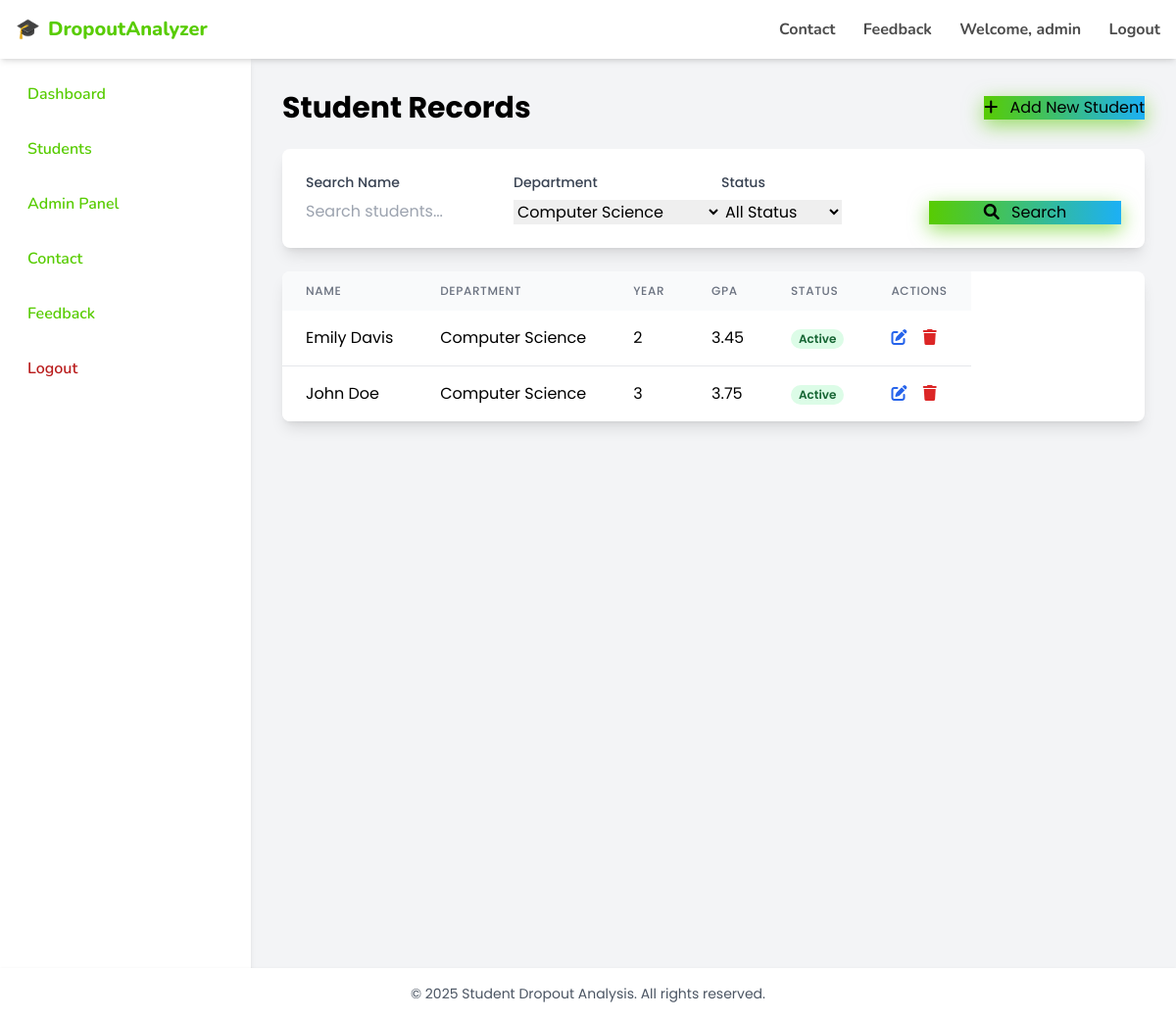
Screenshot of /students/view.php?department=Computer Science (signed in) with the database file from the repository.
### tables this page shows
CREATE TABLE IF NOT EXISTS students (
    id INT AUTO_INCREMENT PRIMARY KEY,
    name VARCHAR(100) NOT NULL,
    department VARCHAR(100) NOT NULL,
    year INT NOT NULL,
    gpa DECIMAL(3,2) NOT NULL,
    attendance_rate DECIMAL(5,2) DEFAULT 100.00,
    status ENUM('Active', 'At Risk', 'Dropped Out') NOT NULL DEFAULT 'Active',
    created_at TIMESTAMP DEFAULT CURRENT_TIMESTAMP,
    updated_at TIMESTAMP DEFAULT CURRENT_TIMESTAMP ON UPDATE CURRENT_TIMESTAMP
);

### students/view.php (the view, shortened to what this page needs)
<?php
require_once "../includes/db.php";
$page = isset($_GET['page']) ? (int)$_GET['page'] : 1;
$records_per_page = 10;
$offset = ($page - 1) * $records_per_page;
$search = isset($_GET['search']) ? $_GET['search'] : '';
$department_filter = isset($_GET['department']) ? $_GET['department'] : '';
$where_conditions = [];
$params = [];
$param_types = '';
if ($department_filter) {
    $where_conditions[] = "department = ?";
    $params[] = $department_filter;
    $param_types .= 's';
}
$where_clause = '';
if (!empty($where_conditions)) {
    $where_clause = "WHERE " . implode(" AND ", $where_conditions);
}
$query = "SELECT * FROM students $where_clause ORDER BY id DESC LIMIT ? OFFSET ?";
$stmt = $conn->prepare($query);
$param_types .= 'ii';
$params[] = $records_per_page;
$params[] = $offset;
$stmt->bind_param($param_types, ...$params);
$stmt->execute();
$result = $stmt->get_result();
$departments = $conn->query("SELECT DISTINCT department FROM students ORDER BY department")->fetch_all(MYSQLI_ASSOC);
?>
<!DOCTYPE html>
<html lang="en">
<head>
    <script src="https://cdn.tailwindcss.com"></script>
    <link rel="stylesheet" href="https://cdnjs.cloudflare.com/ajax/libs/font-awesome/6.0.0-beta3/css/all.min.css" />
    <link rel="stylesheet" href="../assets/css/style.css" />
</head>
<body class="bg-gray-100 min-h-screen">
    <?php include "../components/navbar.php"; ?>
    <div class="flex">
        <?php include "../components/sidebar.php"; ?>
        <main class="flex-1 p-8">
            <div class="flex justify-between items-center mb-6">
                <h1 class="text-3xl font-bold">Student Records</h1>
                <a href="add.php" class="btn-primary">
                    <i class="fas fa-plus mr-2"></i> Add New Student
                </a>
            </div>
            <div class="bg-white rounded-lg shadow-lg p-6 mb-6">
                <form method="GET" class="grid grid-cols-1 md:grid-cols-4 gap-4">
                    <div>
                        <label class="block text-sm font-medium text-gray-700 mb-2">Search Name</label>
                        <input type="text" name="search" value="<?= htmlspecialchars($search) ?>"
                               class="form-input" placeholder="Search students...">
                    </div>
                    <div>
                        <label class="block text-sm font-medium text-gray-700 mb-2">Department</label>
                        <select name="department" class="form-input">
                            <?php foreach ($departments as $dept): ?>
                                <option value="<?= htmlspecialchars($dept['department']) ?>"
                                        <?= $department_filter === $dept['department'] ? 'selected' : '' ?>>
                                    <?= htmlspecialchars($dept['department']) ?>
                                </option>
                            <?php endforeach; ?>
                        </select>
                    </div>
                    <div>
                        <label class="block text-sm font-medium text-gray-700 mb-2">Status</label>
                        <select name="status" class="form-input">
                            <option value="">All Status</option>
                        </select>
                    </div>
                    <div class="flex items-end">
                        <button type="submit" class="btn-primary w-full">
                            <i class="fas fa-search mr-2"></i> Search
                        </button>
                    </div>
                </form>
            </div>
            <div class="bg-white rounded-lg shadow-lg overflow-hidden">
                <table class="data-table">
                    <thead class="bg-gray-50">
                        <tr>
                            <th class="px-6 py-3 text-left text-xs font-medium text-gray-500 uppercase tracking-wider">Name</th>
                            <th class="px-6 py-3 text-left text-xs font-medium text-gray-500 uppercase tracking-wider">Department</th>
                            <th class="px-6 py-3 text-left text-xs font-medium text-gray-500 uppercase tracking-wider">Year</th>
                            <th class="px-6 py-3 text-left text-xs font-medium text-gray-500 uppercase tracking-wider">GPA</th>
                            <th class="px-6 py-3 text-left text-xs font-medium text-gray-500 uppercase tracking-wider">Status</th>
                            <th class="px-6 py-3 text-left text-xs font-medium text-gray-500 uppercase tracking-wider">Actions</th>
                        </tr>
                    </thead>
                    <tbody class="bg-white divide-y divide-gray-200">
                        <?php if ($result && $result->num_rows > 0): ?>
                            <?php while ($row = $result->fetch_assoc()): ?>
                                <tr class="hover:bg-gray-50">
                                    <td class="px-6 py-4"><?= htmlspecialchars($row['name']) ?></td>
                                    <td class="px-6 py-4"><?= htmlspecialchars($row['department']) ?></td>
                                    <td class="px-6 py-4"><?= htmlspecialchars($row['year']) ?></td>
                                    <td class="px-6 py-4"><?= htmlspecialchars($row['gpa']) ?></td>
                                    <td class="px-6 py-4">
                                        <?php
                                        $status_color = 'gray';
                                        if ($row['status'] === 'Dropped Out') $status_color = 'red';
                                        elseif ($row['status'] === 'At Risk') $status_color = 'yellow';
                                        elseif ($row['status'] === 'Active') $status_color = 'green';
                                        ?>
                                        <span class="px-2 inline-flex text-xs leading-5 font-semibold rounded-full bg-<?= $status_color ?>-100 text-<?= $status_color ?>-800">
                                            <?= htmlspecialchars($row['status']) ?>
                                        </span>
                                    </td>
                                    <td class="px-6 py-4">
                                        <a href="edit.php?id=<?= $row['id'] ?>" class="text-blue-600 hover:text-blue-900 mr-3">
                                            <i class="fas fa-edit"></i>
                                        </a>
                                        <a href="delete.php?id=<?= $row['id'] ?>"
                                           class="text-red-600 hover:text-red-900"
                                           onclick="return confirm('Are you sure you want to delete this student?');">
                                            <i class="fas fa-trash"></i>
                                        </a>
                                    </td>
                                </tr>
                            <?php endwhile; ?>
                        <?php else: ?>
                            <tr>
                                <td colspan="6" class="px-6 py-4 text-center text-gray-500">No students found</td>
                            </tr>
                        <?php endif; ?>
                    </tbody>
                </table>
            </div>
        </main>
    </div>
    <?php include "../components/footer.php"; ?>
</body>
</html>

### assets/css/style.css (style rules this page uses)
.data-table { @apply min-w-full divide-y divide-gray-200 shadow-lg rounded-lg overflow-hidden; }
.btn-primary { @apply bg-blue-600 text-white px-6 py-2 rounded-lg hover:bg-blue-700 transition-colors duration-300; }
.form-input { @apply w-full p-3 border border-gray-300 rounded-lg focus:ring-2 focus:ring-blue-500 focus:border-transparent transition-all duration-300; }
.btn-primary { @apply text-white px-6 py-2 rounded-lg border-4 border-green-600 transition-colors duration-300; background: linear-gradient(90deg, #58cc02 0%, #1cb0f6 100%); box-shadow: 0 6px 20px rgba(88, 204, 2, 0.6); border-image-slice: 1; border-image-source: linear-gradient(90deg, #58cc02 0%, #1cb0f6 100%); }
.form-input { @apply w-full p-3 border border-gray-300 rounded-lg focus:ring-2 focus:ring-green-500 focus:border-green-500 transition-all duration-300; }

### students/view.php (style rules this page uses)
body { font-family: 'Poppins', sans-serif; }

### rows the page displays
students: name "Emily Davis", department "Computer Science", year "2", gpa "3.45", status "Active"
students: name "John Doe", department "Computer Science", year "3", gpa "3.75", status "Active"

### other values shown
$_SESSION['user_name'] "admin"
form field department "Computer Science"
